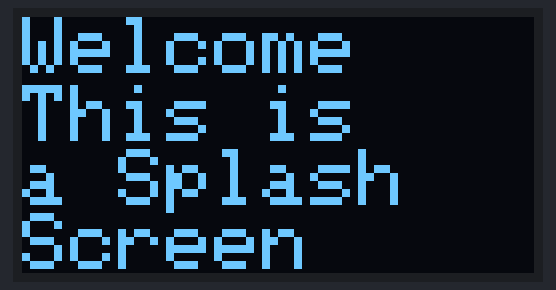
This sketch was run on a simulated Arduino Uno, built with avr-gcc and run on an emulated ATmega328P. Parts: 128×64 one-colour display.

Above: at 0.1 s.
At 5.1 s:
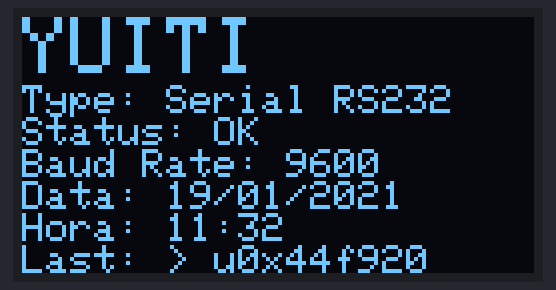

The sketch:

ssd1306_128x32_i2c.ino
```cpp
#include <Wire.h>
#include <Adafruit_SSD1306.h>
#include <Adafruit_GFX.h>

#define OLED_WIDTH 128
#define OLED_HEIGHT 64

#define OLED_ADDR   0x3C

Adafruit_SSD1306 display(OLED_WIDTH, OLED_HEIGHT);

void setup() {
  display.begin(SSD1306_SWITCHCAPVCC, OLED_ADDR);
  display.clearDisplay();

  display.setTextSize(2);
  display.setTextColor(WHITE);
  display.setCursor(0, 0);
  display.println("Welcome");

  display.setTextSize(2);
  display.setTextColor(WHITE);
  display.setCursor(0, 17);
  display.println("This is");
  display.println("a Splash");
  display.println("Screen");

  display.display();

  delay(5000);
}

void loop() {
  display.clearDisplay();

  display.setTextSize(2);
  display.setTextColor(WHITE);
  display.setCursor(0, 0);
  display.println("YUITI");

  display.setTextSize(1);
  display.setTextColor(WHITE);
  display.setCursor(0, 17);
  display.println("Type: Serial RS232");
  display.println("Status: OK");
  display.println("Baud Rate: 9600");
  display.println("Data: 19/01/2021");
  display.println("Hora: 11:32");
  display.println("Last: > u0x44f920");

  display.display();
  delay(5000);
}
```
